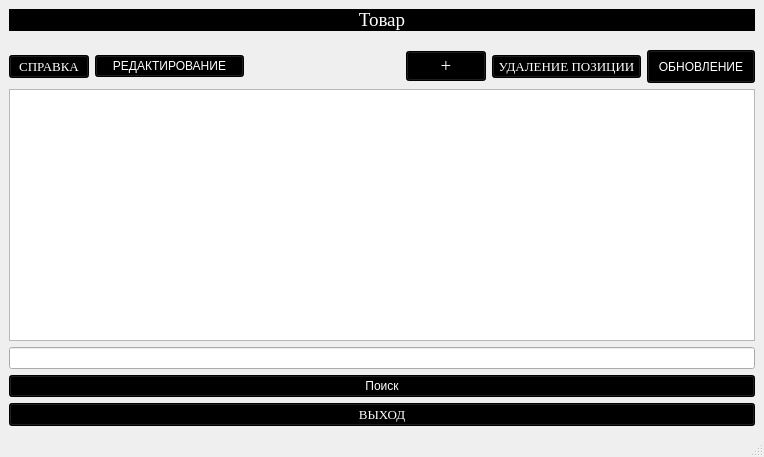
<?xml version="1.0" encoding="UTF-8"?>
<ui version="4.0">
 <class>tovar</class>
 <widget class="QMainWindow" name="tovar">
  <property name="geometry">
   <rect>
    <x>0</x>
    <y>0</y>
    <width>764</width>
    <height>457</height>
   </rect>
  </property>
  <property name="windowTitle">
   <string>Таблица товара</string>
  </property>
  <widget class="QWidget" name="centralwidget">
   <layout class="QVBoxLayout" name="verticalLayout">
    <item>
     <layout class="QHBoxLayout" name="horizontalLayout_2"/>
    </item>
    <item>
     <widget class="QLabel" name="zag0">
      <property name="font">
       <font>
        <family>Times New Roman</family>
        <pointsize>14</pointsize>
        <weight>50</weight>
        <italic>false</italic>
        <bold>false</bold>
       </font>
      </property>
      <property name="styleSheet">
       <string notr="true">font: 14pt &quot;Times New Roman&quot;;
background-color: rgb(0, 0, 0);
color: rgb(255, 255, 255);</string>
      </property>
      <property name="text">
       <string>&lt;html&gt;&lt;head/&gt;&lt;body&gt;&lt;p align=&quot;center&quot;&gt;Товар&lt;/p&gt;&lt;/body&gt;&lt;/html&gt;</string>
      </property>
     </widget>
    </item>
    <item>
     <spacer name="verticalSpacer">
      <property name="orientation">
       <enum>Qt::Vertical</enum>
      </property>
      <property name="sizeType">
       <enum>QSizePolicy::Fixed</enum>
      </property>
      <property name="sizeHint" stdset="0">
       <size>
        <width>20</width>
        <height>13</height>
       </size>
      </property>
     </spacer>
    </item>
    <item>
     <layout class="QHBoxLayout" name="horizontalLayout">
      <item>
       <widget class="QPushButton" name="sprav">
        <property name="sizePolicy">
         <sizepolicy hsizetype="Maximum" vsizetype="Fixed">
          <horstretch>0</horstretch>
          <verstretch>0</verstretch>
         </sizepolicy>
        </property>
        <property name="font">
         <font>
          <family>Times New Roman</family>
          <pointsize>10</pointsize>
          <weight>50</weight>
          <italic>false</italic>
          <bold>false</bold>
         </font>
        </property>
        <property name="styleSheet">
         <string notr="true">width: 60px;
font: 10pt &quot;Times New Roman&quot;;
background-color: rgb(0, 0, 0);
color: rgb(255, 255, 255);</string>
        </property>
        <property name="text">
         <string>СПРАВКА</string>
        </property>
       </widget>
      </item>
      <item>
       <widget class="QPushButton" name="redak">
        <property name="styleSheet">
         <string notr="true">font: 10pt &quot;Times New Roman&quot;;
background-color: rgb(0, 0, 0);
color: rgb(255, 255, 255);</string>
        </property>
        <property name="text">
         <string>РЕДАКТИРОВАНИЕ</string>
        </property>
       </widget>
      </item>
      <item>
       <widget class="QLabel" name="zag1">
        <property name="font">
         <font>
          <family>MS Serif</family>
          <pointsize>9</pointsize>
         </font>
        </property>
        <property name="text">
         <string>&lt;html&gt;&lt;head/&gt;&lt;body&gt;&lt;p&gt;&lt;br/&gt;&lt;/p&gt;&lt;/body&gt;&lt;/html&gt;</string>
        </property>
       </widget>
      </item>
      <item>
       <widget class="QPushButton" name="dopol">
        <property name="sizePolicy">
         <sizepolicy hsizetype="Maximum" vsizetype="Fixed">
          <horstretch>0</horstretch>
          <verstretch>0</verstretch>
         </sizepolicy>
        </property>
        <property name="font">
         <font>
          <family>Times New Roman</family>
          <pointsize>14</pointsize>
          <weight>9</weight>
          <italic>false</italic>
          <bold>false</bold>
         </font>
        </property>
        <property name="styleSheet">
         <string notr="true">width: 50px;
font: 75 14pt &quot;Times New Roman&quot;;
background-color: rgb(0, 0, 0);
color: rgb(255, 255, 255);</string>
        </property>
        <property name="text">
         <string>+</string>
        </property>
       </widget>
      </item>
      <item>
       <widget class="QPushButton" name="udalen">
        <property name="font">
         <font>
          <family>Times New Roman</family>
          <pointsize>10</pointsize>
          <weight>50</weight>
          <italic>false</italic>
          <bold>false</bold>
         </font>
        </property>
        <property name="layoutDirection">
         <enum>Qt::LeftToRight</enum>
        </property>
        <property name="styleSheet">
         <string notr="true">font: 10pt &quot;Times New Roman&quot;;
background-color: rgb(0, 0, 0);
color: rgb(255, 255, 255);</string>
        </property>
        <property name="text">
         <string>УДАЛЕНИЕ ПОЗИЦИИ</string>
        </property>
       </widget>
      </item>
      <item>
       <widget class="QPushButton" name="obnov">
        <property name="sizePolicy">
         <sizepolicy hsizetype="Maximum" vsizetype="Minimum">
          <horstretch>0</horstretch>
          <verstretch>0</verstretch>
         </sizepolicy>
        </property>
        <property name="styleSheet">
         <string notr="true">font: 10pt &quot;Times New Roman&quot;;
background-color: rgb(0, 0, 0);
color: rgb(255, 255, 255);
width: 100px;</string>
        </property>
        <property name="text">
         <string>ОБНОВЛЕНИЕ</string>
        </property>
       </widget>
      </item>
     </layout>
    </item>
    <item>
     <widget class="QTableView" name="tableView">
      <property name="styleSheet">
       <string notr="true">font: 11pt &quot;Times New Roman&quot;;
</string>
      </property>
     </widget>
    </item>
    <item>
     <widget class="QLineEdit" name="poiskS"/>
    </item>
    <item>
     <widget class="QPushButton" name="poisk">
      <property name="styleSheet">
       <string notr="true">width: 60px;
font: 75 14pt &quot;Times New Roman&quot;;
background-color: rgb(0, 0, 0);
color: rgb(255, 255, 255);</string>
      </property>
      <property name="text">
       <string>Поиск</string>
      </property>
     </widget>
    </item>
    <item>
     <widget class="QPushButton" name="vihod">
      <property name="font">
       <font>
        <family>Times New Roman</family>
        <pointsize>10</pointsize>
        <weight>50</weight>
        <italic>false</italic>
        <bold>false</bold>
       </font>
      </property>
      <property name="styleSheet">
       <string notr="true">font: 10pt &quot;Times New Roman&quot;;
background-color: rgb(0, 0, 0);
color: rgb(255, 255, 255);
</string>
      </property>
      <property name="text">
       <string>ВЫХОД</string>
      </property>
     </widget>
    </item>
   </layout>
  </widget>
  <widget class="QMenuBar" name="menubar">
   <property name="geometry">
    <rect>
     <x>0</x>
     <y>0</y>
     <width>764</width>
     <height>21</height>
    </rect>
   </property>
  </widget>
  <widget class="QStatusBar" name="statusbar"/>
 </widget>
 <resources/>
 <connections/>
</ui>
